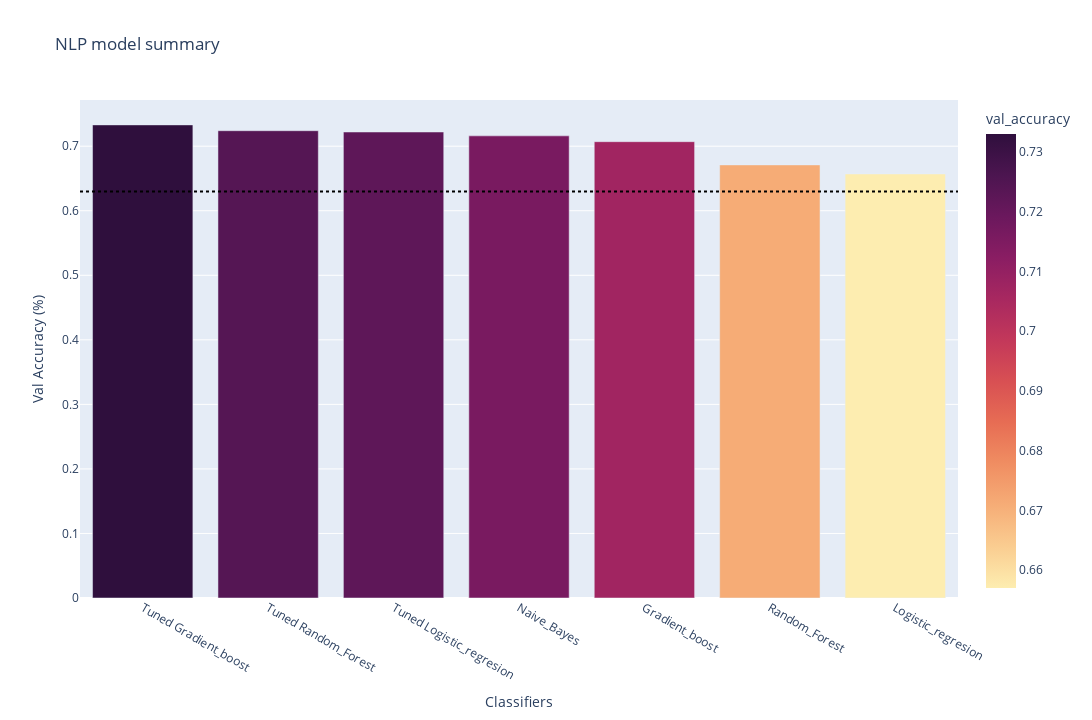

The code cell stored with this chart in its notebook:
### Code cell
import plotly.express as px

fig = px.bar(
    val_summary_DataFrame,
    x = 'classifiers',
    y = 'val_accuracy',
    hover_data = ['val_recall', 'val_precision', 'val_f1'],
    color = 'val_accuracy',
    color_continuous_scale = px.colors.sequential.matter,
    title = 'NLP model summary',
    height = 720,
    width = 1280
)

fig.add_hline(
    y = 0.63,
    line_dash = 'dot',
    line_color = 'black'
)

fig.update_layout(
    yaxis = dict(
        title_text="Val Accuracy (%)"
    ),
    xaxis = dict(
        title_text = 'Classifiers'
    )
)

fig.show()

### Figure 1 — Plotly figure (JSON) as saved in the notebook; plotly's stock layout.template omitted (floating-point values rounded to 4 significant figures)
{"data": [{"alignmentgroup": "True", "customdata": [[0.869, 0.752, 0.806], [0.813, 0.768, 0.789], [0.753, 0.799, 0.775], [0.815, 0.758, 0.785], [0.952, 0.698, 0.805], [0.702, 0.767, 0.724], [0.681, 0.756, 0.716]], "hovertemplate": "classifiers=%{x}<br>val_accuracy=%{marker.color}<br>val_recall=%{customdata[0]}<br>val_precision=%{customdata[1]}<br>val_f1=%{customdata[2]}<extra></extra>", "legendgroup": "", "marker": {"color": [0.733, 0.724, 0.722, 0.716, 0.707, 0.671, 0.657], "coloraxis": "coloraxis", "pattern": {"shape": ""}}, "name": "", "offsetgroup": "", "orientation": "v", "showlegend": false, "textposition": "auto", "type": "bar", "x": ["Tuned Gradient_boost", "Tuned Random_Forest", "Tuned Logistic_regresion", "Naive_Bayes", "Gradient_boost", "Random_Forest", "Logistic_regresion"], "xaxis": "x", "y": [0.733, 0.724, 0.722, 0.716, 0.707, 0.671, 0.657], "yaxis": "y"}], "layout": {"barmode": "relative", "coloraxis": {"colorbar": {"title": {"text": "val_accuracy"}}, "colorscale": [[0, "rgb(253, 237, 176)"], [0.09091, "rgb(250, 205, 145)"], [0.1818, "rgb(246, 173, 119)"], [0.2727, "rgb(240, 142, 98)"], [0.3636, "rgb(231, 109, 84)"], [0.4545, "rgb(216, 80, 83)"], [0.5455, "rgb(195, 56, 90)"], [0.6364, "rgb(168, 40, 96)"], [0.7273, "rgb(138, 29, 99)"], [0.8182, "rgb(107, 24, 93)"], [0.9091, "rgb(76, 21, 80)"], [1, "rgb(47, 15, 61)"]]}, "height": 720, "legend": {"tracegroupgap": 0}, "shapes": [{"line": {"color": "black", "dash": "dot"}, "type": "line", "x0": 0, "x1": 1, "xref": "x domain", "y0": 0.63, "y1": 0.63, "yref": "y"}], "title": {"text": "NLP model summary"}, "width": 1280, "xaxis": {"anchor": "y", "domain": [0, 1], "title": {"text": "Classifiers"}}, "yaxis": {"anchor": "x", "domain": [0, 1], "title": {"text": "Val Accuracy (%)"}}}}
